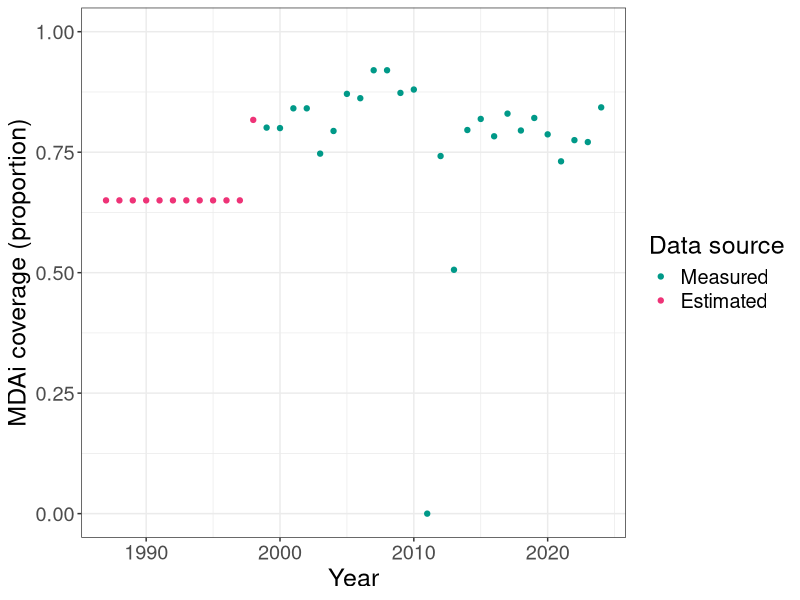

Here is the R script that generated this plot:
###############################################################################
## Figure S1: MDAi coverage in Asubende, Ghana, 1987-2024
###############################################################################
##
## PURPOSE
##
## Plot MDAi coverage through time
##
## Coverage values unavailable for 1987-1997 are set to 65% and the unavailable
## 1998 coverage value is set to 80%. No MDAi was implemented in 2011.
##
## This script is self-contained and does not require model simulation outputs.
##
## OUTPUT
##
##   figures/SF1.png
##
###############################################################################

library(ggplot2)

dir.create("figures", showWarnings = FALSE, recursive = TRUE)

coverage <- c(
  65, 65, 65, 65, 65,
  65, 65, 65, 65, 65,
  65, 81.7, 80.1, 80, 84.10,
  84.10, 74.70, 79.40, 87.10, 86.20,
  92.00, 92, 87.30, 88.00, 0.00, 74.20,
  50.60, 79.60, 81.90, 78.30, 83.00,
  79.50, 82.10, 78.70, 73.10, 77.50,
  77.10, 84.30
) / 100

coverage_data <- data.frame(
  Year = 1987:2024,
  Coverage = coverage
)

coverage_data$Data_source <- ifelse(
  coverage_data$Year %in% 1987:1997 |
    coverage_data$Year == 1998,
  "Estimated",
  "Measured"
)

coverage_data$Data_source <- factor(
  coverage_data$Data_source,
  levels = c("Measured", "Estimated")
)

p <- ggplot(
  coverage_data,
  aes(
    x = Year,
    y = Coverage,
    colour = Data_source
  )
) +
  geom_point() +
  scale_colour_manual(
    values = c(
      "Measured" = "#009988",
      "Estimated" = "#EE3377"
    )
  ) +
  coord_cartesian(
    xlim = c(1987, 2024),
    ylim = c(0, 1)
  ) +
  labs(
    x = "Year",
    y = "MDAi coverage (proportion)",
    colour = "Data source"
  ) +
  theme_bw() +
  theme(
    text = element_text(size = 18)
  )

ggsave(
  "figures/SF1.png",
  plot = p,
  width = 8,
  height = 6,
  dpi = 300
)
